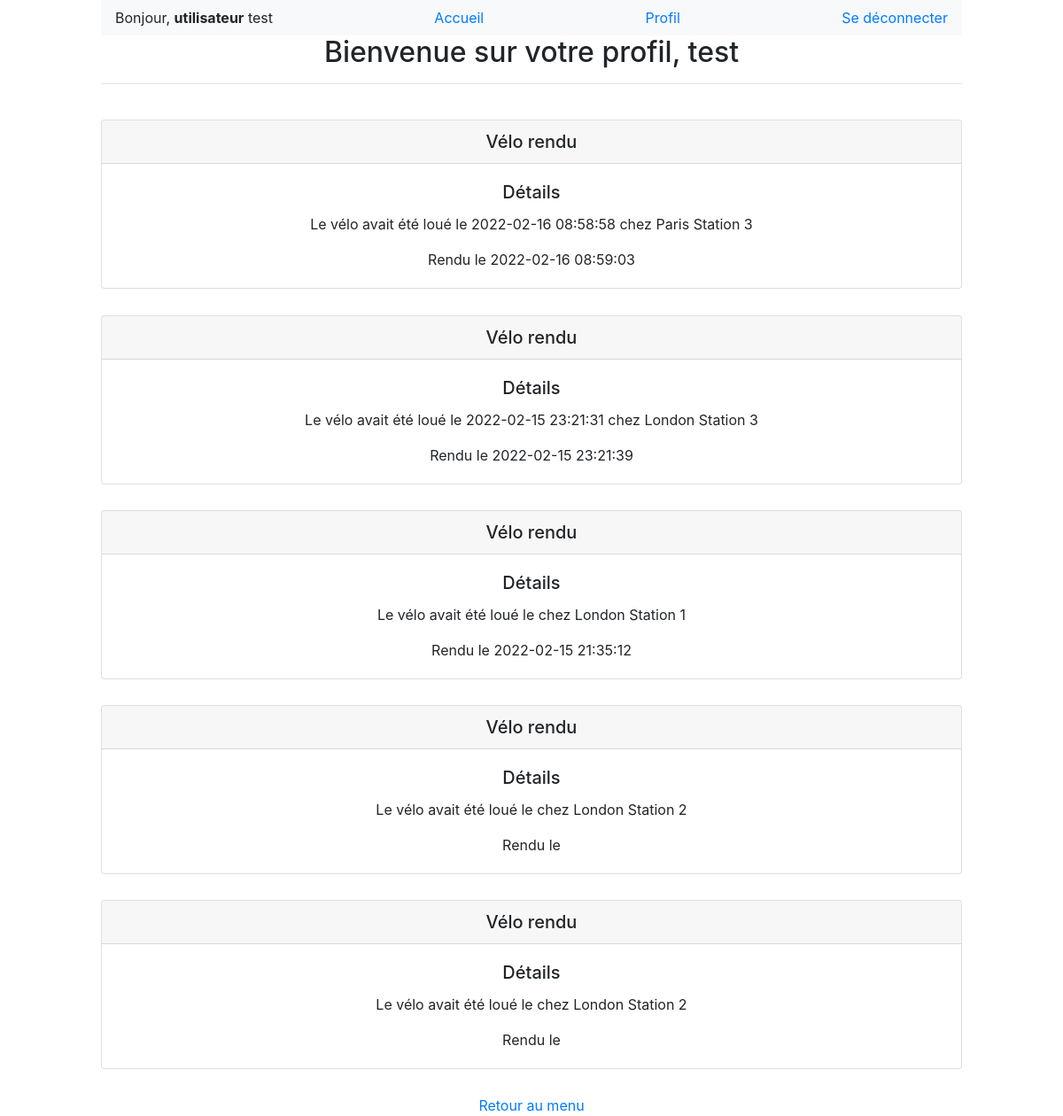
Page /profil.php (signed in) on the committed database.
### tables this page shows
CREATE TABLE IF NOT EXISTS `stationsvelosutilisateurs` (
  `id` int(11) NOT NULL AUTO_INCREMENT,
  `idstations` int(255) NOT NULL,
  `idvelos` int(255) DEFAULT NULL,
  `idutilisateurs` int(255) DEFAULT NULL,
  `dateRendu` datetime DEFAULT NULL,
  `dateLouer` datetime DEFAULT NULL,
  PRIMARY KEY (`id`)
);

CREATE TABLE IF NOT EXISTS `stations` (
  `id` int(11) NOT NULL AUTO_INCREMENT,
  `nom` varchar(255) NOT NULL,
  `longitude` varchar(255) NOT NULL,
  `latitude` varchar(255) NOT NULL,
  PRIMARY KEY (`id`)
);

### profil.php (the view, shortened to what this page needs)
<?php
include ("header.php");
?>
<body class="container" style="text-align:center;">
    <?php
        if(empty($_SESSION['pseudo'])) {
            header("location: connexion.php");
            exit;
        }
        else {
            echo "<h2>Bienvenue sur votre profil, ".$_SESSION['pseudo']."</h2>";
                $utilisateur = $db->prepare('SELECT id FROM utilisateurs WHERE pseudo="'.$_SESSION["pseudo"].'" LIMIT 1');
                $utilisateur->execute();
                $idUtilisateur = $utilisateur->fetchAll();
                $requete2 = $db->prepare('SELECT pseudo, idstations, idvelos , idutilisateurs, etat, stations.nom, stationsvelosutilisateurs.dateRendu, stationsvelosutilisateurs.dateLouer FROM utilisateurs JOIN stationsvelosutilisateurs ON utilisateurs.id = stationsvelosutilisateurs.idutilisateurs JOIN velos ON stationsvelosutilisateurs.idvelos = velos.id JOIN stations ON stationsvelosutilisateurs.idstations = stations.id WHERE velos.etat = "non louer" AND stationsvelosutilisateurs.idutilisateurs='.$idUtilisateur[0][0].' ORDER BY dateRendu DESC;');
                $requete2->execute();
                $row2 = $requete2->fetchAll();
                echo '<hr>';
                foreach ($row2 as $value) {
                    echo '<div class="card" style="margin-bottom:3%;">
                    <h5 class="card-header">Vélo rendu</h5>
                    <div class="card-body">
                    <h5 class="card-title">Détails</h5>
                    <p class="card-text">Le vélo avait été loué le '.$value[7].' chez '.$value[5].'</p>
                    <p class="card-text">Rendu le '.$value[6].'</P>
                    </div>
                </div>';
                }
        }
    ?>
</body>
<?php include ("footer.php");?>

### header.php (shortened to what this page needs)
<!DOCTYPE HTML>
<HTML lang="fr">
<head>
  <link rel="stylesheet" href="https://maxcdn.bootstrapcdn.com/bootstrap/4.0.0/css/bootstrap.min.css">
  <link rel="stylesheet" href="https://cdn.jsdelivr.net/npm/bootstrap-icons@1.8.1/font/bootstrap-icons.css">
  <link rel="stylesheet" href="css/styles.css">
  <link rel="stylesheet" href="https://unpkg.com/leaflet@1.7.1/dist/leaflet.css"
/>
</head>
<?php
  $servername = "localhost";
  $username = "root";
  $password = "";
  $db = new PDO("mysql:host=$servername;dbname=velibre", $username, $password);
?>
<nav class="navbar navbar-light bg-light velibre-navbar">
    <?php
    if (!empty($_SESSION)) {?>
      <?php
      $requete = $db->prepare('SELECT * FROM utilisateurs WHERE pseudo="'.$_SESSION['pseudo'].'" AND admin="oui"');
      $requete->execute();
      if ($row = $requete->fetch(PDO::FETCH_ASSOC)) {
        echo '<span>Bonjour, <b>admin</b> '.$_SESSION['pseudo'].'</span>';
        echo "<a href='carte.php'>Accueil</a>";
        echo "<a href='gererstationsvelos.php'>Gérer stations/vélos</a>";
        echo "<a href='deconnexion.php'>Se déconnecter</a>";
      }
      else {
        echo '<span>Bonjour, <b>utilisateur</b> '.$_SESSION['pseudo'].'</span>';
        echo "<a href='carte.php'>Accueil</a>";
        echo "<a href='profil.php'>Profil</a>";
        echo "<a href='deconnexion.php'>Se déconnecter</a>";
      }
    }
    else {
        echo "<a href='connexion.php' style='float:right;'>Connexion</a>";
        echo "<a href='inscription.php' style='float:right;'>Inscription</a>";
    }
    ?>
</nav>

### footer.php
<footer>
    <a href="index.php" style="bottom:0;">Retour au menu</a>
</footer>
</HTML>

### css/styles.css (style rules this page uses)
.container { padding-left:7%; padding-right:7%; }

### rows in the picture
stationsvelosutilisateurs: dateLouer "2022-02-16 08:58:58", idstations.nom "Paris Station 3", dateRendu "2022-02-16 08:59:03"
stationsvelosutilisateurs: dateLouer "2022-02-15 23:21:31", idstations.nom "London Station 3", dateRendu "2022-02-15 23:21:39"
stationsvelosutilisateurs: idstations.nom "London Station 1", dateRendu "2022-02-15 21:35:12"
stationsvelosutilisateurs: idstations.nom "London Station 2"
stationsvelosutilisateurs: idstations.nom "London Station 2"

### other values in the picture
$_SESSION['pseudo'] "test"
